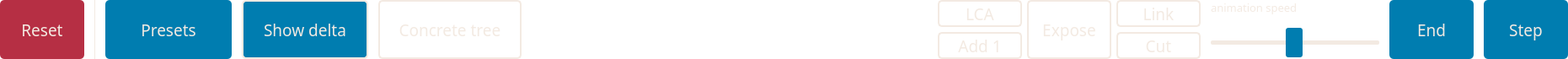
    <widget class="QFrame" name="frame">
     <property name="minimumSize">
      <size>
       <width>0</width>
       <height>70</height>
      </size>
     </property>
     <property name="maximumSize">
      <size>
       <width>16777215</width>
       <height>70</height>
      </size>
     </property>
     <property name="sizeIncrement">
      <size>
       <width>0</width>
       <height>0</height>
      </size>
     </property>
     <property name="styleSheet">
      <string notr="true">background-color:  rgba(243, 234, 226, 0);
border: 0;</string>
     </property>
     <property name="frameShape">
      <enum>QFrame::StyledPanel</enum>
     </property>
     <property name="frameShadow">
      <enum>QFrame::Raised</enum>
     </property>
     <layout class="QHBoxLayout" name="horizontalLayout">
      <property name="spacing">
       <number>12</number>
      </property>
      <property name="leftMargin">
       <number>0</number>
      </property>
      <property name="topMargin">
       <number>0</number>
      </property>
      <property name="rightMargin">
       <number>0</number>
      </property>
      <property name="bottomMargin">
       <number>0</number>
      </property>
      <item>
       <widget class="QPushButton" name="pushButtonReset">
        <property name="sizePolicy">
         <sizepolicy hsizetype="Expanding" vsizetype="Expanding">
          <horstretch>0</horstretch>
          <verstretch>0</verstretch>
         </sizepolicy>
        </property>
        <property name="minimumSize">
         <size>
          <width>100</width>
          <height>0</height>
         </size>
        </property>
        <property name="maximumSize">
         <size>
          <width>100</width>
          <height>16777215</height>
         </size>
        </property>
        <property name="font">
         <font>
          <family>Microsoft YaHei Light</family>
          <pointsize>14</pointsize>
         </font>
        </property>
        <property name="styleSheet">
         <string notr="true">QPushButton {
color: rgb(243, 234, 226);
background-color: rgb(182, 47, 68);
border-radius: 5px;
}
QPushButton:hover {
border: 2px solid;
border-color: rgb(243, 234, 226);
}
QPushButton:pressed {
background-color: rgb(152, 27, 48);
}</string>
        </property>
        <property name="text">
         <string>Reset</string>
        </property>
       </widget>
      </item>
      <item>
       <widget class="Line" name="line">
        <property name="maximumSize">
         <size>
          <width>1</width>
          <height>16777215</height>
         </size>
        </property>
        <property name="styleSheet">
         <string notr="true">border: 0;
background-color: rgb(243, 234, 226);</string>
        </property>
        <property name="orientation">
         <enum>Qt::Vertical</enum>
        </property>
       </widget>
      </item>
      <item>
       <widget class="QPushButton" name="pushButtonOpenPresets">
        <property name="sizePolicy">
         <sizepolicy hsizetype="Expanding" vsizetype="Expanding">
          <horstretch>0</horstretch>
          <verstretch>0</verstretch>
         </sizepolicy>
        </property>
        <property name="minimumSize">
         <size>
          <width>150</width>
          <height>0</height>
         </size>
        </property>
        <property name="maximumSize">
         <size>
          <width>150</width>
          <height>16777215</height>
         </size>
        </property>
        <property name="font">
         <font>
          <family>Microsoft YaHei Light</family>
          <pointsize>14</pointsize>
         </font>
        </property>
        <property name="styleSheet">
         <string notr="true">QPushButton {
color: rgb(243, 234, 226);
background-color: rgb(0, 125, 176);
border-radius: 5px;
}
QPushButton:hover {
border: 2px solid;
border-color: rgb(243, 234, 226);
}
QPushButton:pressed {
background-color:  rgb(0, 105, 156);
}</string>
        </property>
        <property name="text">
         <string>Presets</string>
        </property>
       </widget>
      </item>
      <item>
       <widget class="QPushButton" name="pushButtonShowDelta">
        <property name="sizePolicy">
         <sizepolicy hsizetype="Expanding" vsizetype="Expanding">
          <horstretch>0</horstretch>
          <verstretch>0</verstretch>
         </sizepolicy>
        </property>
        <property name="minimumSize">
         <size>
          <width>150</width>
          <height>0</height>
         </size>
        </property>
        <property name="maximumSize">
         <size>
          <width>150</width>
          <height>16777215</height>
         </size>
        </property>
        <property name="font">
         <font>
          <family>Microsoft YaHei Light</family>
          <pointsize>14</pointsize>
         </font>
        </property>
        <property name="styleSheet">
         <string notr="true">QPushButton {
color: rgb(243, 234, 226);
background-color: rgb(0, 125, 176);
border-radius: 5px;
border: 2px solid;
border-color: rgb(243, 234, 226);
}
QPushButton:hover {
background-color: rgba(0, 125, 176, 220);
}</string>
        </property>
        <property name="text">
         <string>Show delta</string>
        </property>
       </widget>
      </item>
      <item>
       <widget class="QPushButton" name="pushButtonSwitchTree">
        <property name="sizePolicy">
         <sizepolicy hsizetype="Expanding" vsizetype="Expanding">
          <horstretch>0</horstretch>
          <verstretch>0</verstretch>
         </sizepolicy>
        </property>
        <property name="minimumSize">
         <size>
          <width>170</width>
          <height>0</height>
         </size>
        </property>
        <property name="maximumSize">
         <size>
          <width>170</width>
          <height>16777215</height>
         </size>
        </property>
        <property name="font">
         <font>
          <family>Microsoft YaHei Light</family>
          <pointsize>14</pointsize>
         </font>
        </property>
        <property name="styleSheet">
         <string notr="true">QPushButton {
color: rgb(243, 234, 226);
background-color: transparent;

border-radius: 5px;
border: 2px solid;
border-color: rgb(243, 234, 226);
}
QPushButton:enabled:hover {
background-color: rgb(0, 125, 176);
}
QPushButton:enabled:pressed {
background-color:  rgb(0, 105, 156);
}</string>
        </property>
        <property name="text">
         <string>Concrete tree</string>
        </property>
       </widget>
      </item>
      <item>
       <widget class="QFrame" name="frameOperationsButtons">
        <property name="frameShape">
         <enum>QFrame::StyledPanel</enum>
        </property>
        <property name="frameShadow">
         <enum>QFrame::Raised</enum>
        </property>
        <layout class="QGridLayout" name="gridLayout">
         <property name="leftMargin">
          <number>0</number>
         </property>
         <property name="topMargin">
          <number>0</number>
         </property>
         <property name="rightMargin">
          <number>0</number>
         </property>
         <property name="bottomMargin">
          <number>0</number>
         </property>
         <item row="0" column="1">
          <widget class="QPushButton" name="pushButtonFindLCA">
           <property name="sizePolicy">
            <sizepolicy hsizetype="Expanding" vsizetype="Expanding">
             <horstretch>0</horstretch>
             <verstretch>0</verstretch>
            </sizepolicy>
           </property>
           <property name="minimumSize">
            <size>
             <width>100</width>
             <height>0</height>
            </size>
           </property>
           <property name="maximumSize">
            <size>
             <width>100</width>
             <height>16777215</height>
            </size>
           </property>
           <property name="font">
            <font>
             <family>Microsoft YaHei Light</family>
             <pointsize>14</pointsize>
            </font>
           </property>
           <property name="styleSheet">
            <string notr="true">QPushButton {
color: rgb(243, 234, 226);
background-color: transparent;

border-radius: 5px;
border: 2px solid;
border-color: rgb(243, 234, 226);
}
QPushButton:enabled:hover {
background-color: rgb(0, 125, 176);
}
QPushButton:enabled:pressed {
background-color:  rgb(0, 105, 156);
}
QPushButton:disabled {
border-color: rgba(243, 234, 226, 100);
color:  rgba(243, 234, 226, 100);
background-color: rgba(255, 255, 255, 20);
}</string>
           </property>
           <property name="text">
            <string>LCA</string>
           </property>
          </widget>
         </item>
         <item row="0" column="3">
          <widget class="QPushButton" name="pushButtonLink">
           <property name="sizePolicy">
            <sizepolicy hsizetype="Expanding" vsizetype="Expanding">
             <horstretch>0</horstretch>
             <verstretch>0</verstretch>
            </sizepolicy>
           </property>
           <property name="minimumSize">
            <size>
             <width>100</width>
             <height>0</height>
            </size>
           </property>
           <property name="maximumSize">
            <size>
             <width>100</width>
             <height>16777215</height>
            </size>
           </property>
           <property name="font">
            <font>
             <family>Microsoft YaHei Light</family>
             <pointsize>14</pointsize>
            </font>
           </property>
           <property name="styleSheet">
            <string notr="true">QPushButton {
color: rgb(243, 234, 226);
background-color: transparent;

border-radius: 5px;
border: 2px solid;
border-color: rgb(243, 234, 226);
}
QPushButton:enabled:hover {
background-color: rgb(0, 125, 176);
}
QPushButton:enabled:pressed {
background-color:  rgb(0, 105, 156);
}
QPushButton:disabled {
border-color: rgba(243, 234, 226, 100);
color:  rgba(243, 234, 226, 100);
background-color: rgba(255, 255, 255, 20);
}</string>
           </property>
           <property name="text">
            <string>Link</string>
           </property>
          </widget>
         </item>
         <item row="1" column="1">
          <widget class="QPushButton" name="pushButtonAdd">
           <property name="sizePolicy">
            <sizepolicy hsizetype="Expanding" vsizetype="Expanding">
             <horstretch>0</horstretch>
             <verstretch>0</verstretch>
            </sizepolicy>
           </property>
           <property name="minimumSize">
            <size>
             <width>100</width>
             <height>0</height>
            </size>
           </property>
           <property name="maximumSize">
            <size>
             <width>100</width>
             <height>16777215</height>
            </size>
           </property>
           <property name="font">
            <font>
             <family>Microsoft YaHei Light</family>
             <pointsize>14</pointsize>
            </font>
           </property>
           <property name="styleSheet">
            <string notr="true">QPushButton {
color: rgb(243, 234, 226);
background-color: transparent;

border-radius: 5px;
border: 2px solid;
border-color: rgb(243, 234, 226);
}
QPushButton:enabled:hover {
background-color: rgb(0, 125, 176);
}
QPushButton:enabled:pressed {
background-color:  rgb(0, 105, 156);
}
QPushButton:disabled {
border-color: rgba(243, 234, 226, 100);
color:  rgba(243, 234, 226, 100);
background-color: rgba(255, 255, 255, 20);
}</string>
           </property>
           <property name="text">
            <string>Add 1</string>
           </property>
          </widget>
         </item>
         <item row="1" column="3">
          <widget class="QPushButton" name="pushButtonCut">
           <property name="sizePolicy">
            <sizepolicy hsizetype="Expanding" vsizetype="Expanding">
             <horstretch>0</horstretch>
             <verstretch>0</verstretch>
            </sizepolicy>
           </property>
           <property name="minimumSize">
            <size>
             <width>100</width>
             <height>0</height>
            </size>
           </property>
           <property name="maximumSize">
            <size>
             <width>100</width>
             <height>16777215</height>
            </size>
           </property>
           <property name="font">
            <font>
             <family>Microsoft YaHei Light</family>
             <pointsize>14</pointsize>
            </font>
           </property>
           <property name="styleSheet">
            <string notr="true">QPushButton {
color: rgb(243, 234, 226);
background-color: transparent;

border-radius: 5px;
border: 2px solid;
border-color: rgb(243, 234, 226);
}
QPushButton:enabled:hover {
background-color: rgb(0, 125, 176);
}
QPushButton:enabled:pressed {
background-color:  rgb(0, 105, 156);
}
QPushButton:disabled {
border-color: rgba(243, 234, 226, 100);
color:  rgba(243, 234, 226, 100);
background-color: rgba(255, 255, 255, 20);
}</string>
           </property>
           <property name="text">
            <string>Cut</string>
           </property>
          </widget>
         </item>
         <item row="0" column="2" rowspan="2">
          <widget class="QPushButton" name="pushButtonExpose">
           <property name="sizePolicy">
            <sizepolicy hsizetype="Expanding" vsizetype="Expanding">
             <horstretch>0</horstretch>
             <verstretch>0</verstretch>
            </sizepolicy>
           </property>
           <property name="minimumSize">
            <size>
             <width>100</width>
             <height>0</height>
            </size>
           </property>
           <property name="maximumSize">
            <size>
             <width>100</width>
             <height>16777215</height>
            </size>
           </property>
           <property name="font">
            <font>
             <family>Microsoft YaHei Light</family>
             <pointsize>14</pointsize>
            </font>
           </property>
           <property name="styleSheet">
            <string notr="true">QPushButton {
color: rgb(243, 234, 226);
background-color: transparent;

border-radius: 5px;
border: 2px solid;
border-color: rgb(243, 234, 226);
}
QPushButton:enabled:hover {
background-color: rgb(0, 125, 176);
}
QPushButton:enabled:pressed {
background-color:  rgb(0, 105, 156);
}
QPushButton:disabled {
border-color: rgba(243, 234, 226, 100);
color:  rgba(243, 234, 226, 100);
background-color: rgba(255, 255, 255, 20);
}</string>
           </property>
           <property name="text">
            <string>Expose</string>
           </property>
          </widget>
         </item>
         <item row="0" column="0">
          <spacer name="horizontalSpacer">
           <property name="orientation">
            <enum>Qt::Horizontal</enum>
           </property>
           <property name="sizeHint" stdset="0">
            <size>
             <width>482</width>
             <height>20</height>
            </size>
           </property>
          </spacer>
         </item>
        </layout>
       </widget>
      </item>
      <item>
       <layout class="QVBoxLayout" name="verticalLayout_2">
        <item>
         <widget class="QLabel" name="label">
          <property name="font">
           <font>
            <family>Microsoft YaHei Light</family>
            <pointsize>10</pointsize>
           </font>
          </property>
          <property name="styleSheet">
           <string notr="true">background-color: transparent;
color: rgb(243, 234, 226);</string>
          </property>
          <property name="text">
           <string>animation speed</string>
          </property>
         </widget>
        </item>
        <item>
         <widget class="QSlider" name="horizontalSliderAnimationSpeed">
          <property name="sizePolicy">
           <sizepolicy hsizetype="Fixed" vsizetype="Expanding">
            <horstretch>0</horstretch>
            <verstretch>0</verstretch>
           </sizepolicy>
          </property>
          <property name="minimumSize">
           <size>
            <width>200</width>
            <height>30</height>
           </size>
          </property>
          <property name="maximumSize">
           <size>
            <width>200</width>
            <height>16777215</height>
           </size>
          </property>
          <property name="styleSheet">
           <string notr="true">QSlider {
background-color: transparent;
}

QSlider::handle:horizontal {
background-color: rgb(0, 125, 176);
width: 20px;
border-radius: 3px;
margin: -15px 0;
}
QSlider::handle:horizontal:hover {
background-color: rgb(20, 145, 186);
}

QSlider::groove:horizontal {
background-color: rgb(243, 234, 226);
height: 5px;
border-radius: 2px;
}</string>
          </property>
          <property name="minimum">
           <number>1</number>
          </property>
          <property name="maximum">
           <number>100</number>
          </property>
          <property name="value">
           <number>50</number>
          </property>
          <property name="orientation">
           <enum>Qt::Horizontal</enum>
          </property>
         </widget>
        </item>
       </layout>
      </item>
      <item>
       <widget class="QPushButton" name="pushButtonEndOperation">
        <property name="sizePolicy">
         <sizepolicy hsizetype="Expanding" vsizetype="Expanding">
          <horstretch>0</horstretch>
          <verstretch>0</verstretch>
         </sizepolicy>
        </property>
        <property name="minimumSize">
         <size>
          <width>100</width>
          <height>0</height>
         </size>
        </property>
        <property name="maximumSize">
         <size>
          <width>100</width>
          <height>16777215</height>
         </size>
        </property>
        <property name="font">
         <font>
          <family>Microsoft YaHei Light</family>
          <pointsize>14</pointsize>
         </font>
        </property>
        <property name="styleSheet">
         <string notr="true">QPushButton {
color: rgb(243, 234, 226);
background-color: rgb(0, 125, 176);
border-radius: 5px;
}
QPushButton:hover {
border: 2px solid;
border-color: rgb(243, 234, 226);
}
QPushButton:pressed {
background-color:  rgb(0, 105, 156);
}</string>
        </property>
        <property name="text">
         <string>End</string>
        </property>
       </widget>
      </item>
      <item>
       <widget class="QPushButton" name="pushButtonMakeStep">
        <property name="sizePolicy">
         <sizepolicy hsizetype="Expanding" vsizetype="Expanding">
          <horstretch>0</horstretch>
          <verstretch>0</verstretch>
         </sizepolicy>
        </property>
        <property name="minimumSize">
         <size>
          <width>100</width>
          <height>0</height>
         </size>
        </property>
        <property name="maximumSize">
         <size>
          <width>100</width>
          <height>16777215</height>
         </size>
        </property>
        <property name="font">
         <font>
          <family>Microsoft YaHei Light</family>
          <pointsize>14</pointsize>
         </font>
        </property>
        <property name="styleSheet">
         <string notr="true">QPushButton {
color: rgb(243, 234, 226);
background-color: rgb(0, 125, 176);
border-radius: 5px;
}
QPushButton:hover {
border: 2px solid;
border-color: rgb(243, 234, 226);
}
QPushButton:pressed {
background-color:  rgb(0, 105, 156);
}</string>
        </property>
        <property name="text">
         <string>Step</string>
        </property>
       </widget>
      </item>
     </layout>
    </widget>
